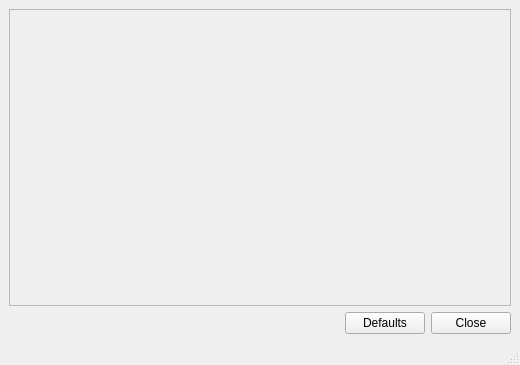
<?xml version="1.0" encoding="UTF-8"?>
<ui version="4.0">
 <class>ParamWindow</class>
 <widget class="QMainWindow" name="ParamWindow">
  <property name="geometry">
   <rect>
    <x>0</x>
    <y>0</y>
    <width>520</width>
    <height>365</height>
   </rect>
  </property>
  <property name="minimumSize">
   <size>
    <width>520</width>
    <height>0</height>
   </size>
  </property>
  <property name="windowTitle">
   <string>MainWindow</string>
  </property>
  <widget class="QWidget" name="centralwidget">
   <layout class="QGridLayout" name="gridLayout">
    <item row="0" column="0" colspan="3">
     <widget class="QScrollArea" name="scrollArea">
      <property name="widgetResizable">
       <bool>true</bool>
      </property>
      <widget class="QWidget" name="scrollAreaWidgetContents">
       <property name="geometry">
        <rect>
         <x>0</x>
         <y>0</y>
         <width>506</width>
         <height>285</height>
        </rect>
       </property>
       <layout class="QGridLayout" name="gridLayout_3">
        <item row="0" column="0">
         <layout class="QGridLayout" name="gridLayout_2"/>
        </item>
       </layout>
      </widget>
     </widget>
    </item>
    <item row="2" column="2">
     <widget class="QPushButton" name="btnClose">
      <property name="text">
       <string>Close</string>
      </property>
     </widget>
    </item>
    <item row="2" column="1">
     <widget class="QPushButton" name="btnDefaults">
      <property name="text">
       <string>Defaults</string>
      </property>
     </widget>
    </item>
    <item row="2" column="0">
     <spacer name="horizontalSpacer">
      <property name="orientation">
       <enum>Qt::Horizontal</enum>
      </property>
      <property name="sizeHint" stdset="0">
       <size>
        <width>40</width>
        <height>20</height>
       </size>
      </property>
     </spacer>
    </item>
   </layout>
  </widget>
  <widget class="QMenuBar" name="menubar">
   <property name="geometry">
    <rect>
     <x>0</x>
     <y>0</y>
     <width>520</width>
     <height>20</height>
    </rect>
   </property>
  </widget>
  <widget class="QStatusBar" name="statusbar"/>
 </widget>
 <resources/>
 <connections/>
</ui>
